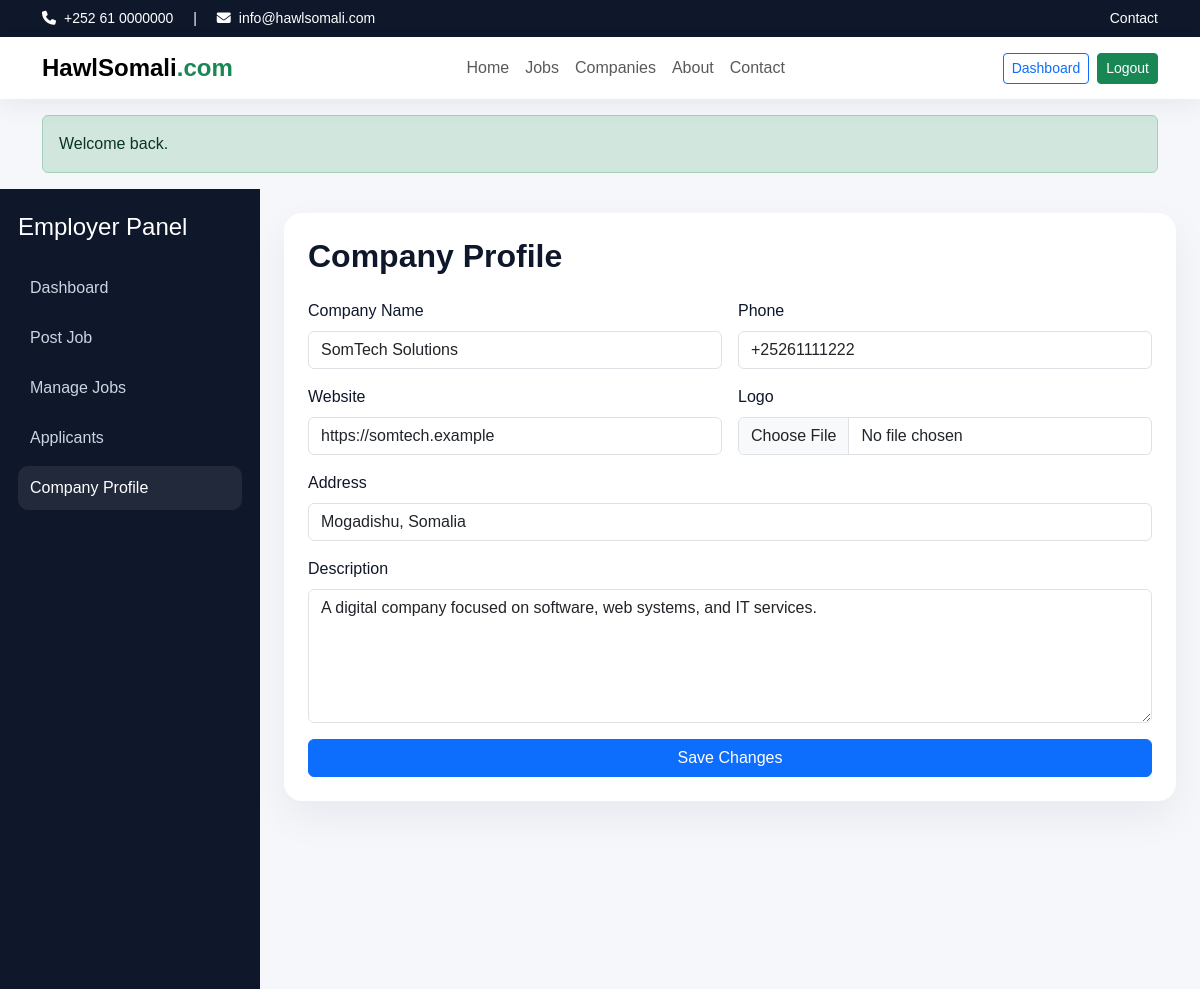
/employer/profile.php (signed in), run on the app's committed database.
### tables this page shows
CREATE TABLE employers (
  id INT AUTO_INCREMENT PRIMARY KEY,
  company_name VARCHAR(150) NOT NULL,
  email VARCHAR(150) NOT NULL UNIQUE,
  password VARCHAR(255) NOT NULL,
  phone VARCHAR(30) DEFAULT NULL,
  address VARCHAR(255) DEFAULT NULL,
  website VARCHAR(150) DEFAULT NULL,
  description TEXT,
  logo VARCHAR(255) DEFAULT NULL,
  status VARCHAR(20) NOT NULL DEFAULT 'active',
  created_at DATETIME DEFAULT CURRENT_TIMESTAMP
);

### includes/functions.php (called while the page is built, shortened)
<?php
function e($value) {
    return htmlspecialchars((string)$value, ENT_QUOTES, 'UTF-8');
}
?>

### employer/profile.php (the view, shortened to what this page needs)
<?php
require_once __DIR__ . '/../config/db.php'; require_once __DIR__ . '/../includes/functions.php'; require_login('employer');
$employerId=$_SESSION['user_id'];
$stmt=$pdo->prepare("SELECT * FROM employers WHERE id=?"); $stmt->execute([$employerId]); $company=$stmt->fetch();
$pageTitle='Company Profile'; include __DIR__ . '/../includes/header.php'; include __DIR__ . '/../includes/navbar.php';
?>
<div class="dashboard-layout">
 <div class="dashboard-sidebar">
  <h4 class="mb-4">Employer Panel</h4>
  <a href="<?= BASE_URL ?>/employer/dashboard.php">Dashboard</a>
  <a href="<?= BASE_URL ?>/employer/post-job.php">Post Job</a>
  <a href="<?= BASE_URL ?>/employer/manage-jobs.php">Manage Jobs</a>
  <a href="<?= BASE_URL ?>/employer/applicants.php">Applicants</a>
  <a class="active" href="<?= BASE_URL ?>/employer/profile.php">Company Profile</a>
 </div>
 <div class="dashboard-main">
  <div class="form-section">
    <h2 class="section-title mb-4">Company Profile</h2>
    <form method="post" enctype="multipart/form-data" class="row g-3">
      <div class="col-md-6"><label class="form-label">Company Name</label><input name="company_name" class="form-control" value="<?= e($company['company_name']) ?>"></div>
      <div class="col-md-6"><label class="form-label">Phone</label><input name="phone" class="form-control" value="<?= e($company['phone']) ?>"></div>
      <div class="col-md-6"><label class="form-label">Website</label><input name="website" class="form-control" value="<?= e($company['website']) ?>"></div>
      <div class="col-md-6"><label class="form-label">Logo</label><input type="file" name="logo" class="form-control"></div>
      <div class="col-12"><label class="form-label">Address</label><input name="address" class="form-control" value="<?= e($company['address']) ?>"></div>
      <div class="col-12"><label class="form-label">Description</label><textarea name="description" rows="5" class="form-control"><?= e($company['description']) ?></textarea></div>
      <div class="col-12 d-grid"><button class="btn btn-primary">Save Changes</button></div>
    </form>
  </div>
 </div>
</div>

### assets/css/style.css (style rules this page uses)
:root { --primary:#1d4ed8; --secondary:#0f172a; --accent:#16a34a; --soft:#f8fafc; --muted:#64748b; }
body { font-family:Arial,Helvetica,sans-serif;background:#f5f7fb;color:#0f172a; }
.section-title { font-weight:800; }
.dashboard-layout { display:flex;min-height:100vh;background:#f5f7fb; }
.dashboard-sidebar { width:260px;background:#0f172a;color:#fff;padding:24px 18px;position:sticky;top:0;height:100vh;overflow:auto; }
.dashboard-sidebar a { display:block;color:#cbd5e1;text-decoration:none;padding:10px 12px;border-radius:10px;margin-bottom:6px; }
.dashboard-sidebar a.active,.dashboard-sidebar a:hover { background:rgba(255,255,255,.08);color:#fff; }
.dashboard-main { flex:1;padding:24px; }
.form-section { background:#fff;border-radius:18px;padding:24px;box-shadow:0 16px 40px rgba(15,23,42,.06); }

### data on the page
employers: company_name "SomTech Solutions", phone "+25261111222", website "https://somtech.example", address "Mogadishu, Somalia", description "A digital company focused on software, web systems, and IT services."

### other printed values
$msg "Welcome back."
